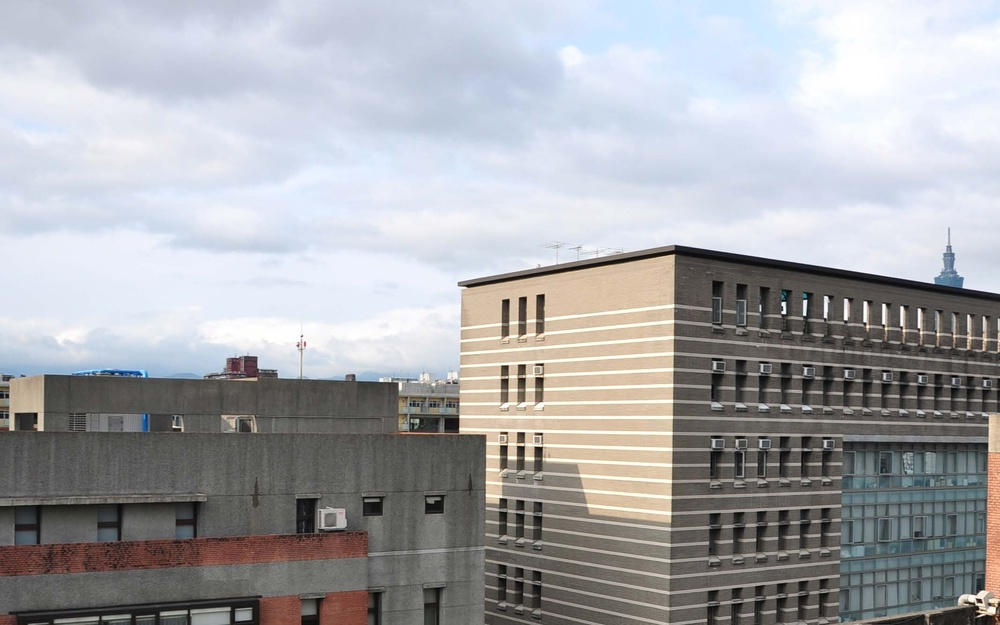
#> input picture panorama-1-l.jpg, 1000 x 625 px, shrunk from 2134 x 1333 before the run; its folder holds 4 pictures in this run
$ jupyter execute --allow-errors CS4973_5483_assignment2.ipynb
#> lines starting #> are read from the running program, lines starting #| are printed output that depends on the picture
# UTSA CS 4973/5483: Assignment-2

Spring 2021

**Tran - Richard - (peh215)**

## Learning Objectives

*   Feature Detection
*   Feature Description
*   Feature Matching
*   Applications - Panorama, Tracking, Augmented Reality

[cell 1]
# Add your imports here
import cv2
import os
import matplotlib.pyplot as plt
import numpy as np

# Add code for drive mounting and base path here
dir_list = sorted([item for item in os.listdir('.')])
imgs_panorama_l = [item for item in dir_list if item.endswith('-l.jpg')]
imgs_panorama_r = [item for item in dir_list if item.endswith('-r.jpg')]
imgs_cover = [item for item in dir_list if item.endswith('cover.jpg')]
vids = [item for item in dir_list if item.endswith('.mp4')]

# Panorama Stitching (70 points)

Write code to create a panorama when provided with 2 images (left and right). You will be given 3 such image pairs and you need to create 3 panoramas. You can either create a function which just needs as input the left and right image filenames OR you can copy-paste the code three times to show the results.

Following is the rough algorithm of how to solve this problem:

*   Read the left and right images and plot them side by side
*   Initialize the Feature Detector (ORB or any other you find)
*   Initialize the Feature Matcher (BFMatcher or FLANN or any other you find)
*   Convert the two images to grayscale
*   Detect and compute features for the left and right images
*   Draw the keypoints on the original rgb left and right images - plot them
*   Find the feature matches (perform sorting or ratio test, if needed)
*   Draw the matches between the two images on the original rgb images and plot that combined image with the matches
*   Update the keypoint lists to align them based on matches found
*   Find the homography matrix between the keypoints to transform image-2 in the perspective of image-1
*   Create a new image with width equal to the sum of the individual widths of image-1 and image-2
*   Warp the image-2 in the perspective of image-1 - plot them
*   Paste the original image-1 back on the above image
*   Plot the final panorama result

Following are the final results that are needed for each of the 3 image pairs

*   Original left and right RGB images
*   Features drawn on the original left and right RGB images
*   Feature matching image where lines are drawn between the left and right images
*   Warped image-2 in the perspective of image-1
*   Final panorama result

[cell 2]
def left_right_plot(l, r):
    fig, axs = plt.subplots(1, 2, figsize=(15,15))
    axs[0].imshow(l)
    axs[1].imshow(r)

def panorama(img_l, img_r):
    # Read the left and right images and plot them side by side
#> called with img_l = 'panorama-1-l.jpg', img_r = 'panorama-1-r.jpg'
    img_l = cv2.imread(img_l)
#> img_l is the input picture: shape (625, 1000, 3); mean B, G, R 171.5, 168, 167.1
    img_r = cv2.imread(img_r)
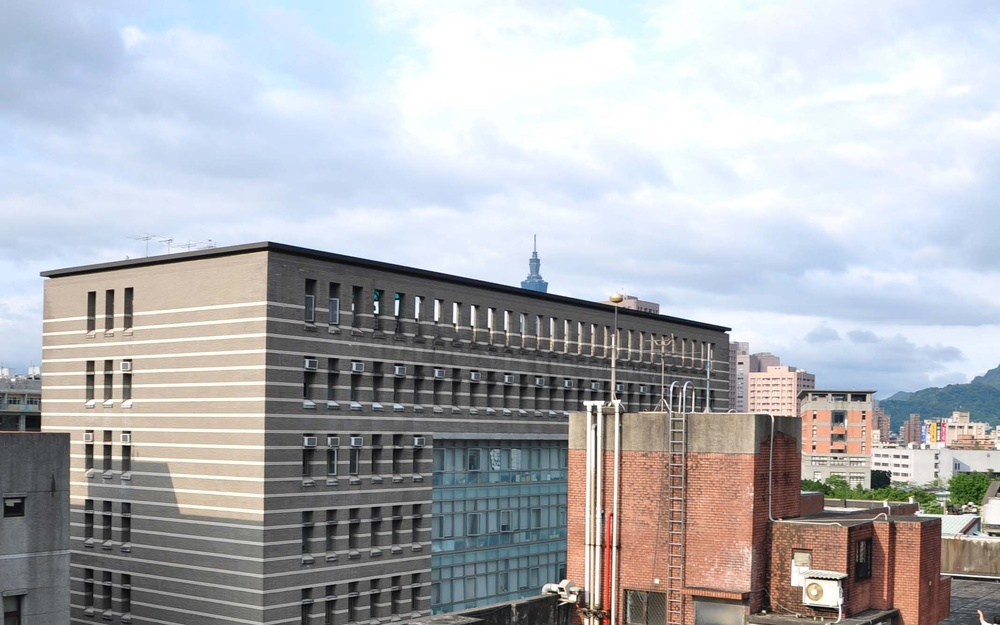
#> input picture panorama-1-r.jpg, 1000 x 625 px, shrunk from 2134 x 1333 before the run
#> img_r is the input picture: shape (625, 1000, 3); mean B, G, R 182.1, 177.6, 175.8
    img_left = cv2.cvtColor(img_l, cv2.COLOR_BGR2RGB)
    img_right = cv2.cvtColor(img_r, cv2.COLOR_BGR2RGB)
    left_right_plot(img_left, img_right)

    # Initialize the Feature Detector (ORB or any other you find)
    orb = cv2.ORB_create()

    # Initialize the Feature Matcher (BFMatcher or FLANN or any other you find)
    FLANN_INDEX_KDTREE = 0
    index_params = dict(algorithm=FLANN_INDEX_KDTREE, trees=5)
    search_params = dict(checks=50)

    flann = cv2.FlannBasedMatcher(index_params,search_params)

    # Convert the two images to grayscale
    img_l_gray = cv2.cvtColor(img_left, cv2.COLOR_RGB2GRAY)
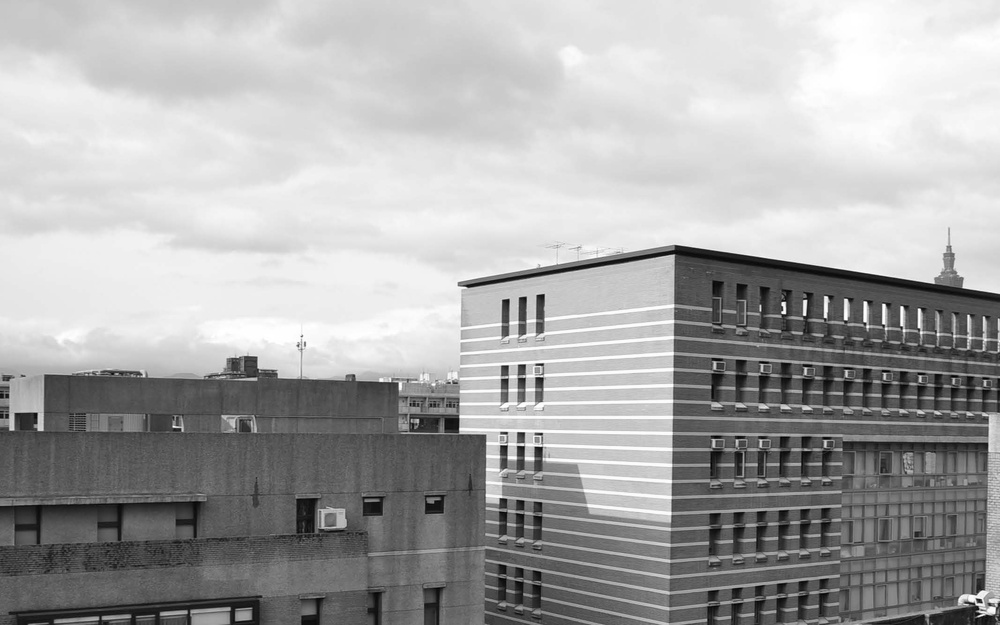
#> img_l_gray: shape (625, 1000); min 0, max 255, mean 168.1
    img_r_gray = cv2.cvtColor(img_right, cv2.COLOR_RGB2GRAY)
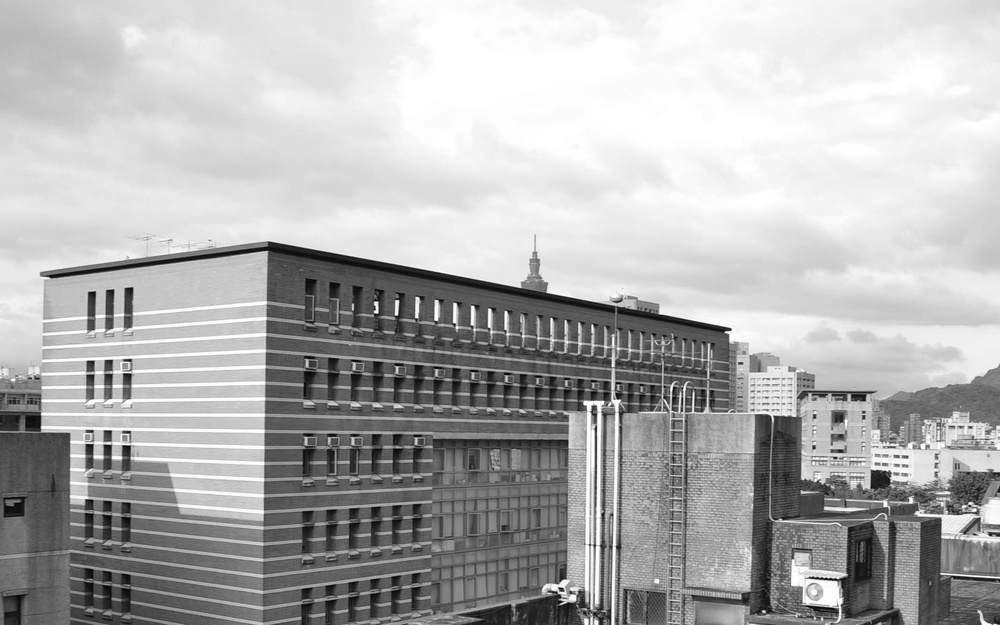
#> img_r_gray: shape (625, 1000); min 0, max 255, mean 177.5

    # # Detect and compute features for the left and right images
    kp_l = orb.detect(img_l_gray, None)
#> kp_l = 500 keypoints; strongest (x, y, size): (784, 313, 31), (806, 301, 31), (782, 303, 31), (784, 312, 37.2)
    kp_r = orb.detect(img_r_gray, None)
#> kp_r = 500 keypoints; strongest (x, y, size): (377, 312, 31), (560, 588, 31), (376, 302, 31), (562, 590, 31)
    kp_l, des_l = orb.compute(img_l_gray, kp_l)
    kp_r, des_r = orb.compute(img_r_gray, kp_r)

    # Draw the keypoints on the original rgb left and right images - plot them
    img_l_key = cv2.drawKeypoints(img_left, kp_l, None, color=(255,0,0), flags=0)
    img_r_key = cv2.drawKeypoints(img_right, kp_r, None, color=(255,0,0), flags=0)
    left_right_plot(img_l_key, img_r_key)

    # Find the feature matches (perform sorting or ratio test, if needed)
    bf = cv2.BFMatcher()
    matches = bf.knnMatch(des_l, des_r, k=2)
#> matches = 500 matches

    good = []
    for m,n in matches:
        if m.distance < 0.75*n.distance:
            good.append([m])
#> after the loop, good = 79 matches

    # Draw the matches between the two images on the original rgb images and plot that combined image with the matches
    img_matches = cv2.drawMatchesKnn(img_left, kp_l, img_right, kp_r, good, None, flags=2)
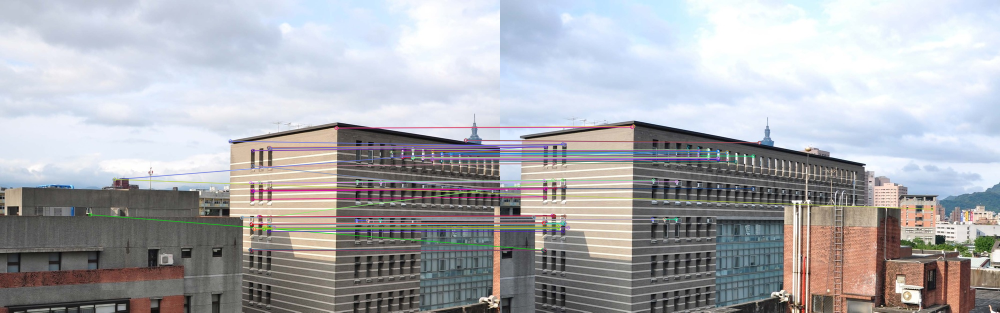
#> img_matches: shape (625, 2000, 3) (shown at 1/2 size); mean R, G, B 171.5, 172.5, 177.2
    plt.figure(figsize=(15,15))
    plt.imshow(img_matches)

    # Update the keypoint lists to align them based on matches found
    src_pts = np.float32([ kp_l[m.queryIdx].pt for m in good ]).reshape(-1,1,2)
    dst_pts = np.float32([ kp_r[m.trainIdx].pt for m in good ]).reshape(-1,1,2)

    # Find the homography matrix between the keypoints to transform image-2 in the perspective of image-1
    M, mask = cv2.findHomography(src_pts, dst_pts, cv2.RANSAC, 5.0)
    matchesMask = mask.ravel().tolist()

    h,w = img_left.shape
    pts = np.float32([ [0,0],[0,h-1],[w-1,h-1],[w-1,0] ]).reshape(-1,1,2)
    dst = cv2.perspectiveTransform(pts,M)

    img_right = cv2.polylines(img_right,[np.int32(dst)],True,255,3, cv2.LINE_AA)
    plt.figure(figsize=(15,15))
    plt.imshow(img_right)

    # Create a new image with width equal to the sum of the individual widths of image-1 and image-2

    # Warp the image-2 in the perspective of image-1 - plot them

    # Paste the original image-1 back on the above image

    # Plot the final panorama result

    pass

#> (the rest of this cell did not finish here and is left out)
